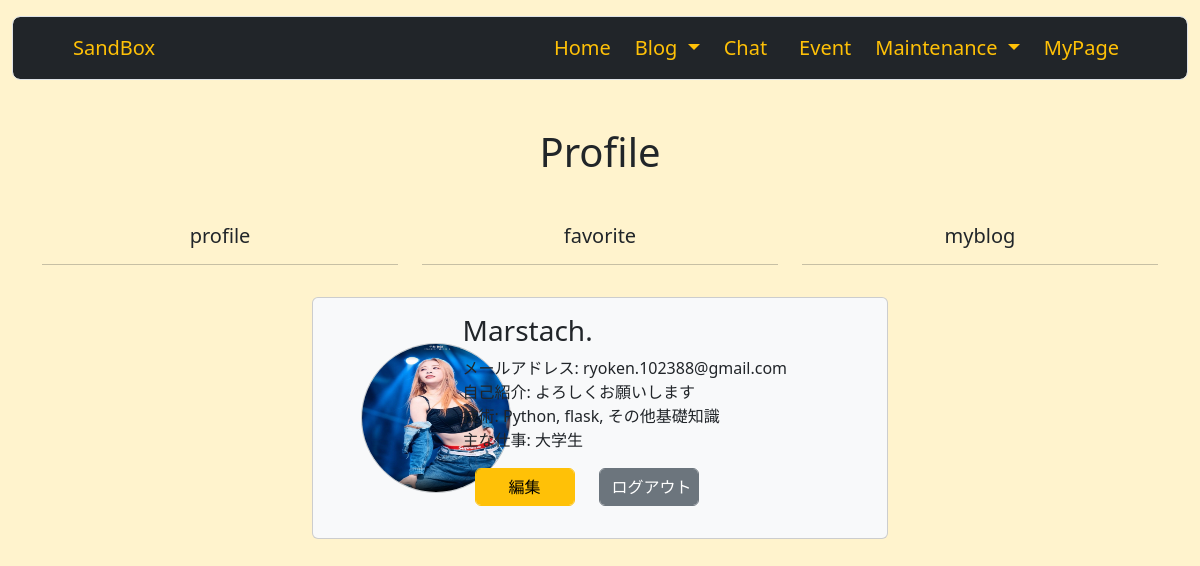
Before: /1/my_page (signed in) with the older database file.
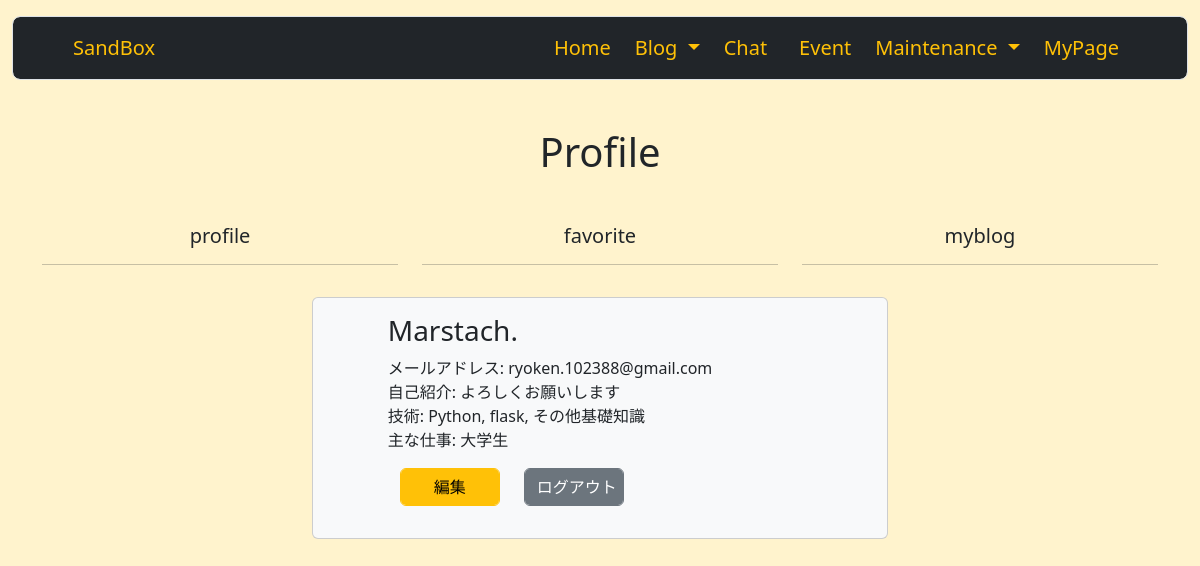
After: the same page with the newer database file.
### sandbox_system/models.py (models this page shows, shortened)
class User(db.Model, UserMixin):
    __tablename__ = 'users'
    id = db.Column(db.Integer, primary_key=True)
    email = db.Column(db.String(64), unique=True, index=True)
    username = db.Column(db.String(64), unique=True, index=True)
    introduce = db.Column(db.Text)
    tech = db.Column(db.Text)
    job = db.Column(db.String(64))
    image = db.Column(db.String(140))
    password_hash = db.Column(db.String(128))
    administrator = db.Column(db.String(1))
    blog = db.relationship('Blog', backref = 'author', lazy = 'dynamic')
    blog_comment = db.relationship('BlogComment', backref='commenter', lazy='dynamic')
    chat = db.relationship('Chat', backref='chat_user', lazy='dynamic')
    @property
    def password(self):
        raise AttributeError('password is not a readable attribute')
    def is_administrator(self):
        if self.administrator == '1':
            return 1
        else:
            return 0

### sandbox_system/users/view.py (the view)
@users.route('/<int:user_id>/my_page')
@login_required
def my_page(user_id):
    profile = User.query.filter_by(id=user_id).first()
    return render_template('user/my_page/my_profile.html', profile=profile)

### sandbox_system/__init__.py (called while the page is built)
@event.listens_for(Engine, "connect")
def set_sqlite_pragma(dbapi_connection, connection_record):
    cursor = dbapi_connection.cursor()
    cursor.execute("PRAGMA foreign_keys=ON")
    cursor.close()

### sandbox_system/models.py (called while the page is built)
@login_manager.user_loader
def load_user(user_id):
    return User.query.get(user_id)

### sandbox_system/templates/user/my_page/my_profile.html
{% extends 'base.html' %}
{% block content %}
        <div class="text-center my-5">
            <h1>Profile</h1>
        </div>
        <div class="container mb-3">
            <div class="row">
                <div class="col-md-4 text-center">
                    <a href="{{ url_for('users.my_page', user_id=current_user.id) }}" class="text-decoration-none text-dark"><h5>profile</h5></a>
                    <hr>
                </div>
                <div class="col-md-4 text-center">
                    <a href="{{ url_for('blogs.my_favorite_list') }}" class="text-decoration-none text-dark"><h5>favorite</h5></a>
                    <hr>
                </div>
                <div class="col-md-4 text-center">
                    <a href="{{ url_for('blogs.my_blog_list') }}" class="text-decoration-none text-dark"><h5>myblog</h5></a>
                    <hr>
                </div>
            </div>
        </div>
        <div class="container mb-5 w-50">
            <div class="card bg-light">
                <div class="row row-cols-auto justify-content-center align-items-center">
                    {% if profile.image %}
                    <div class="col-md-3">
                        <img src="{{ url_for('static', filename='image/' + profile.image) }}" alt="profile" class="rounded-circle border border-secondary-subtle my-3 ms-5" style="width: 150px; height: 150px;" />
                    </div>
                    {% endif %}
                    <div class="col-md-9">
                        <h3 class="mt-3">{{ profile.username }}</h3>
                        <p>
                        メールアドレス: {{ profile.email }}<br />
                        自己紹介: {{ profile.introduce }}<br />
                        技術: {{ profile.tech }}<br />
                        主な仕事: {{ profile.job }}
                        <div class="container pb-3">
                            <div class="row row-cols-auto">
                                <div class="col">
                                    <form action="{{ url_for('users.user_update', user_id=profile.id) }}">
                                        <input type="submit" class="btn btn-warning form-control" value="編集" style="width: 100px;">
                                    </form>
                                </div>
                                <div class="col">
                                    <form action="{{ url_for('users.logout') }}">
                                        <input type="submit" class="btn btn-secondary form-control" value="ログアウト" style="width: 100px;">
                                    </form>
                                </div>
                            </div>
                        </div>
                        </p>
                    </div>
                </div>
            </div>
        </div>
{% endblock %}

Changed rows visible on the page:
changed User "Marstach.": image: picture removed
